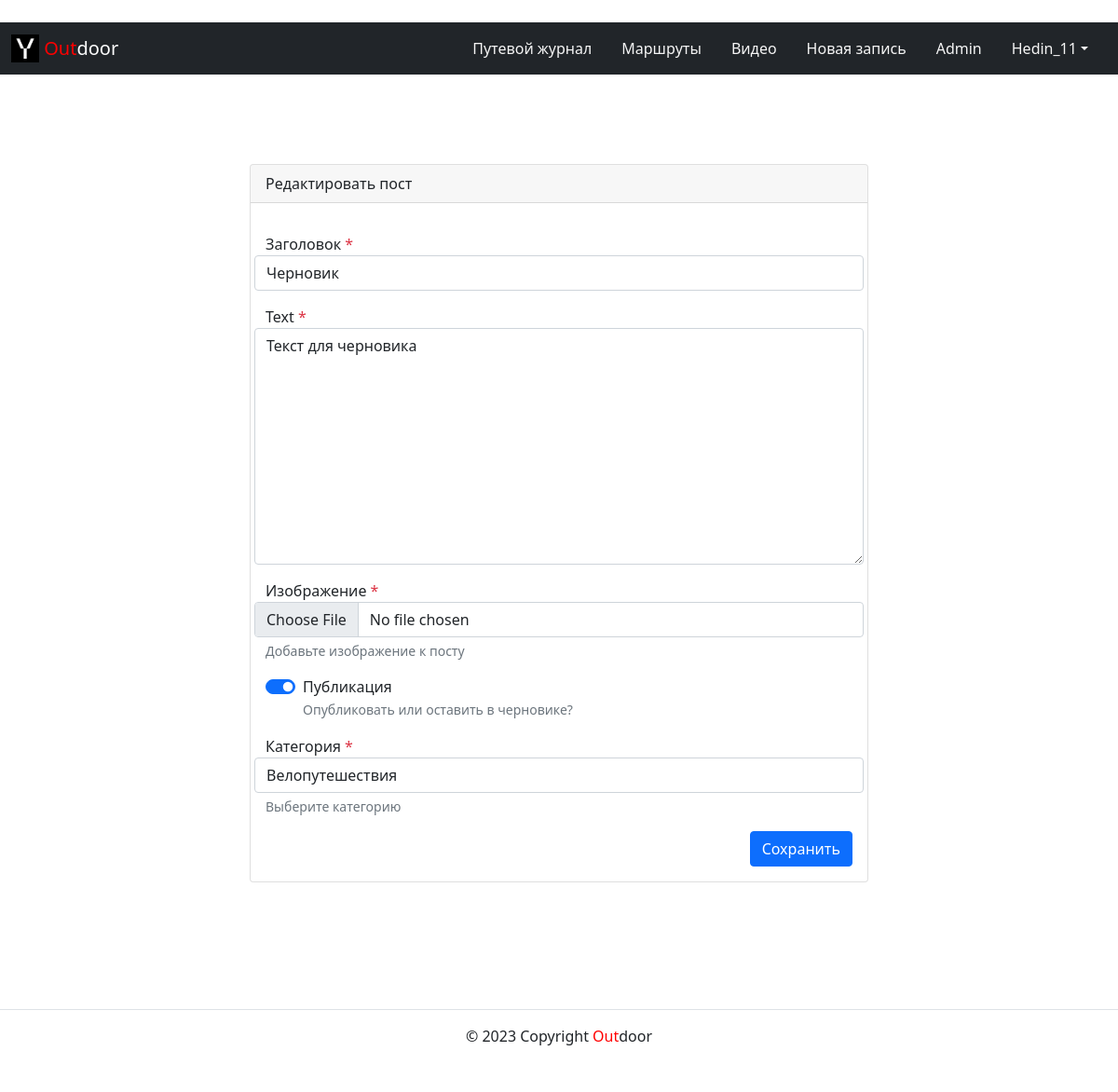
/posts/8/edit/ (signed in), run on the app's committed database.
### users/models.py (models this page shows, shortened)
class User(AbstractUser):
    username = models.CharField(
        unique=True,
        max_length=150,
        verbose_name='Ник пользователя',
        db_index=True,
    )
    email = models.EmailField(
        max_length=254,
        verbose_name='email',
        unique=True,
    )
    first_name = models.CharField(
        max_length=150,
        verbose_name='Имя пользователя',
        blank=True,
    )
    last_name = models.CharField(
        max_length=150,
        verbose_name='Фамилия пользователя',
        blank=True,
    )
    image = models.ImageField(
        'Фото профиля',
        default='default/User.png',
        upload_to="profiles/%Y/%m/%d/",
        help_text='Добавьте изображение к профилю',
        null=True,
        blank=True,
    )
    description = models.TextField(
        'О себе',
        blank=True,
        max_length=500
    )
    class Meta:
        verbose_name = 'Пользователи'
        verbose_name_plural = 'Пользователи'
        ordering = ['-date_joined']
    def __str__(self):
        return self.username

### posts/models.py (models this page shows, shortened)
class Post(models.Model):
    title = models.CharField(
        max_length=255,
        verbose_name='Заголовок'
    )
    text = HTMLField(
        'Текст',
        help_text='Введите текст поста'
    )
    pub_date = models.DateTimeField(auto_now_add=True)
    author = models.ForeignKey(
        User,
        on_delete=models.CASCADE,
        related_name='posts',
        verbose_name='Автор',
        help_text='Автор поста'
    )
    category = models.ForeignKey(
        Category,
        related_name='posts',
        on_delete=models.CASCADE,
        help_text='Выберите категорию',
        verbose_name='Категория',
    )
    photo = models.ImageField(
        'Изображение',
        upload_to="images/%Y/%m/%d/",
        help_text='Добавьте изображение к посту',
    )
    is_published = models.BooleanField(
        blank=False,
        verbose_name='Публикация',
        default=False,
        help_text='Опубликовать или оставить в черновике?',
        )
    class Meta:
        ordering = ('-pub_date',)

### posts/views.py (the view)
# urls.py: path('posts/<int:pk>/edit/', PostUpdate.as_view(), name='post_update'),
class PostUpdate(LoginRequiredMixin, UpdateView):
    model = Post
    form_class = AddPostForm
    template_name = 'posts/create_post.html'
    id_url_kwarg = 'id'
    context_object_name = 'post'
    extra_context = {'is_edit': True}

### posts/forms.py (shortened to what this page needs)
class AddPostForm(forms.ModelForm):
    def __init__(self, *args, **kwargs):
        super().__init__(*args, **kwargs)
        self.fields['category'].empty_label = "Категория не выбрана"
    class Meta:
        model = Post
        fields = ['title', 'text', 'photo', 'is_published', 'category']
        widgets = {
            'title': forms.TextInput(attrs={'class': 'form-input'}),
            'text': forms.Textarea(attrs={'cols': 50, 'rows': 10}),
            'photo': forms.FileInput(),
        }

### core/context_processors/year.py (called while the page is built)
def year(request):
    return {
        'year': timezone.now().year
    }

### core/templatetags/user_filters.py (called while the page is built)
@register.filter
def addclass(field, css):
    return field.as_widget(attrs={'class': css})

### posts/models.py (called while the page is built)
    def __str__(self) -> str:
        return self.title

### templates/posts/create_post.html (shortened to what this page needs)
{% extends 'base.html' %}
{% block content %}
      <div class="container py-5">
        <div class="row justify-content-center">
          <div class="col-md-8 p-5">
            <div class="card">
              <div class="card-header">
                {% if is_edit %}
                  Редактировать пост
                {% else %}
                  Новый пост
                {% endif %}
              </div>
              <div class="card-body">
                {% load user_filters %}
                <form enctype="multipart/form-data" method="post"
                action="{% if is_edit %}
                          {% url 'posts:post_update' post.id %}
                        {% else %}
                          {% url 'posts:post_create' %}
                        {% endif %}">
                {% for field in form %}
                {% if field.label == 'Публикация' %}
                <div class="form-check form-switch">
                  <input type="checkbox" class="form-check-input" id="{{ field.id_for_label }}" checked>
                  <label class="form-check-label" for="{{ field.id_for_label }}">{{ field.label }}</label>
                  <div>
                    <small
                        id="{{ field.id_for_label }}-help"
                        class="form-text text-muted">
                      {{ field.help_text|safe }}
                    </small>
                  </div>
                </div>
                {% else %}
                <div class="form-group row my-3">
                  <label for="{{ field.id_for_label }}">
                    {{ field.label }}
                      {% if field.field.required %}
                        <span class="required text-danger">*</span>
                      {% endif %}
                  </label>
                  {{ field|addclass:'form-control' }}
                    {% if field.help_text %}
                      <small
                         id="{{ field.id_for_label }}-help"
                         class="form-text text-muted">
                        {{ field.help_text|safe }}
                      </small>
                    {% endif %}
                </div>
                {% endif %}
                {% endfor %}
                  <div class="d-flex justify-content-end">
                    <button type="submit" class="btn btn-primary">
                      {% if is_edit %}
                        Сохранить
                      {% else %}
                        Добавить
                      {% endif %}
                    </button>
                  </div>
                </form>
              </div>
            </div>
          </div>
        </div>
      </div>
{% endblock %}

### templates/includes/header.html (shortened to what this page needs)
﻿{% load static %}
{% with request.resolver_match.view_name as view_name %}
<header>
  <nav class="navbar navbar-expand-lg navbar-dark bg-dark" style="background-color: lightskyblue">
    <div class="container-fluid">
      <a class="navbar-brand" href="{% url 'posts:index' %}">
        <img src="{% static 'img/logo.png' %}" width="30" height="30" class="d-inline-block align-top" alt="">
        <span style="color:red">Out</span>door
      </a>
      <div class="collapse navbar-collapse d-flex justify-content-end" id="navbarSupportedContent">
      <ul class="nav nav-pills">
          <li class="nav-item">
            <a class="nav-link {% if view_name == 'posts:index' %}active{% endif %}"
              href="{% url 'posts:index' %}">Путевой журнал</a>
          </li>
          <li class="nav-item">
            <a class="nav-link {% if view_name == 'about:author' %}active{% endif %}"
              href="{% url 'about:author' %}">Маршруты</a>
          </li>
          <li class="nav-item">
            <a class="nav-link {% if view_name == 'about:tech' %}active{% endif %}"
              href="{% url 'about:tech' %}">Видео</a>
          </li>
          {% if user.is_authenticated %}
            <li class="nav-item">
              <a class="nav-link {% if view_name == 'posts:create' %}active{% endif %}"
                href="{% url 'posts:post_create' %}">Новая запись</a>
            </li>
            {% if user.is_staff %}
            <li class="nav-item">
              <a class="nav-link {% if view_name == 'posts:create' %}active{% endif %}"
                href="{% url 'admin:index' %}">Admin</a>
            </li>
            {% endif %}
            {% with request.resolver_match.url_name as url_name  %}
            <li class="nav-item pe-1 dropdown">
              <a class="nav-link {% if url_name in 'profile,post_draft' %}active{% endif %} dropdown-toggle"  data-bs-display="static" data-bs-toggle="dropdown" href="#" role="button" aria-expanded="false">{{ user.username }}</a>
            </li>
            {% endwith %}
          {% endif %}
        </ul>
      </div>
    </div>
  </nav>
</header>
{% endwith %}

### posts/static/css/main.css (style rules this page uses)
.nav-link { color: whitesmoke; }
html, body { height: 100%; width: auto; }

### data on the page
User: username "Hedin_11"
Post: form "Черновик" "Текст для черновика" "Велопутешествия"

### other printed values
{{ field.label }} "Заголовок" "Text" "Изображение" "Категория"
{{ field.help_text|safe }} "Добавьте изображение к посту" "Выберите категорию"
{{ field.label }} "Публикация"
{{ field.help_text|safe }} "Опубликовать или оставить в черновике?"
